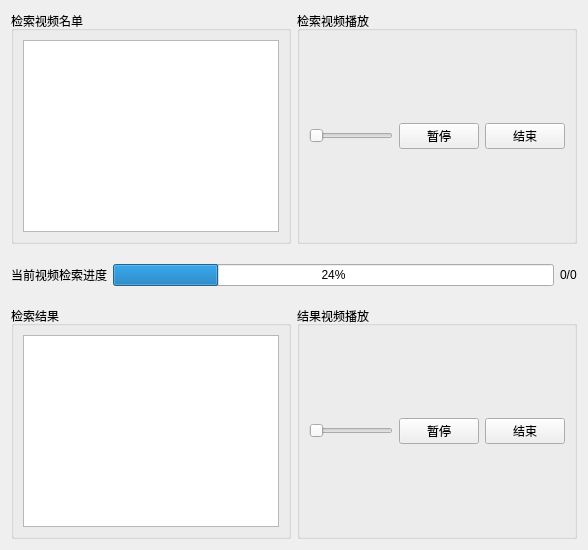
          <widget class="QWidget" name="tab_4">
           <attribute name="title">
            <string>检索结果</string>
           </attribute>
           <layout class="QGridLayout" name="gridLayout_24">
            <item row="0" column="0">
             <widget class="QGroupBox" name="groupBox_6">
              <property name="sizePolicy">
               <sizepolicy hsizetype="Expanding" vsizetype="Expanding">
                <horstretch>0</horstretch>
                <verstretch>0</verstretch>
               </sizepolicy>
              </property>
              <property name="title">
               <string>检索视频名单</string>
              </property>
              <layout class="QVBoxLayout" name="verticalLayout_8">
               <item>
                <widget class="QTableView" name="VideofileTableview"/>
               </item>
              </layout>
             </widget>
            </item>
            <item row="0" column="1">
             <widget class="QGroupBox" name="groupBox_7">
              <property name="sizePolicy">
               <sizepolicy hsizetype="Expanding" vsizetype="Expanding">
                <horstretch>0</horstretch>
                <verstretch>0</verstretch>
               </sizepolicy>
              </property>
              <property name="title">
               <string>检索视频播放</string>
              </property>
              <layout class="QGridLayout" name="gridLayout_21">
               <item row="0" column="0" colspan="3">
                <layout class="QVBoxLayout" name="OrigVideo"/>
               </item>
               <item row="1" column="2">
                <widget class="QPushButton" name="origvideoend_btn">
                 <property name="maximumSize">
                  <size>
                   <width>80</width>
                   <height>16777215</height>
                  </size>
                 </property>
                 <property name="text">
                  <string>结束</string>
                 </property>
                </widget>
               </item>
               <item row="1" column="0">
                <widget class="CustomSlider" name="origslider">
                 <property name="orientation">
                  <enum>Qt::Horizontal</enum>
                 </property>
                </widget>
               </item>
               <item row="1" column="1">
                <widget class="QPushButton" name="origvideopause_btn">
                 <property name="maximumSize">
                  <size>
                   <width>80</width>
                   <height>16777215</height>
                  </size>
                 </property>
                 <property name="text">
                  <string>暂停</string>
                 </property>
                </widget>
               </item>
              </layout>
             </widget>
            </item>
            <item row="1" column="0" colspan="2">
             <layout class="QGridLayout" name="gridLayout_23">
              <item row="0" column="0">
               <widget class="QLabel" name="label_6">
                <property name="minimumSize">
                 <size>
                  <width>0</width>
                  <height>50</height>
                 </size>
                </property>
                <property name="text">
                 <string>当前视频检索进度</string>
                </property>
               </widget>
              </item>
              <item row="0" column="1">
               <widget class="QProgressBar" name="progressBar">
                <property name="value">
                 <number>24</number>
                </property>
               </widget>
              </item>
              <item row="0" column="2">
               <widget class="QLabel" name="label_count">
                <property name="text">
                 <string>0/0</string>
                </property>
               </widget>
              </item>
             </layout>
            </item>
            <item row="2" column="0">
             <widget class="QGroupBox" name="groupBox_9">
              <property name="sizePolicy">
               <sizepolicy hsizetype="Expanding" vsizetype="Expanding">
                <horstretch>0</horstretch>
                <verstretch>0</verstretch>
               </sizepolicy>
              </property>
              <property name="title">
               <string>检索结果</string>
              </property>
              <layout class="QVBoxLayout" name="verticalLayout_9">
               <item>
                <widget class="QTableView" name="VideoresultTableview"/>
               </item>
              </layout>
             </widget>
            </item>
            <item row="2" column="1">
             <widget class="QGroupBox" name="groupBox_8">
              <property name="sizePolicy">
               <sizepolicy hsizetype="Expanding" vsizetype="Expanding">
                <horstretch>0</horstretch>
                <verstretch>0</verstretch>
               </sizepolicy>
              </property>
              <property name="title">
               <string>结果视频播放</string>
              </property>
              <layout class="QGridLayout" name="gridLayout_22">
               <item row="0" column="0" colspan="3">
                <layout class="QVBoxLayout" name="resultVideo"/>
               </item>
               <item row="1" column="0">
                <widget class="CustomSlider" name="resultslider">
                 <property name="orientation">
                  <enum>Qt::Horizontal</enum>
                 </property>
                </widget>
               </item>
               <item row="1" column="1">
                <widget class="QPushButton" name="resultvideopause_btn">
                 <property name="maximumSize">
                  <size>
                   <width>80</width>
                   <height>16777215</height>
                  </size>
                 </property>
                 <property name="text">
                  <string>暂停</string>
                 </property>
                </widget>
               </item>
               <item row="1" column="2">
                <widget class="QPushButton" name="resultvideoend_btn">
                 <property name="maximumSize">
                  <size>
                   <width>80</width>
                   <height>16777215</height>
                  </size>
                 </property>
                 <property name="text">
                  <string>结束</string>
                 </property>
                </widget>
               </item>
              </layout>
             </widget>
            </item>
           </layout>
          </widget>
